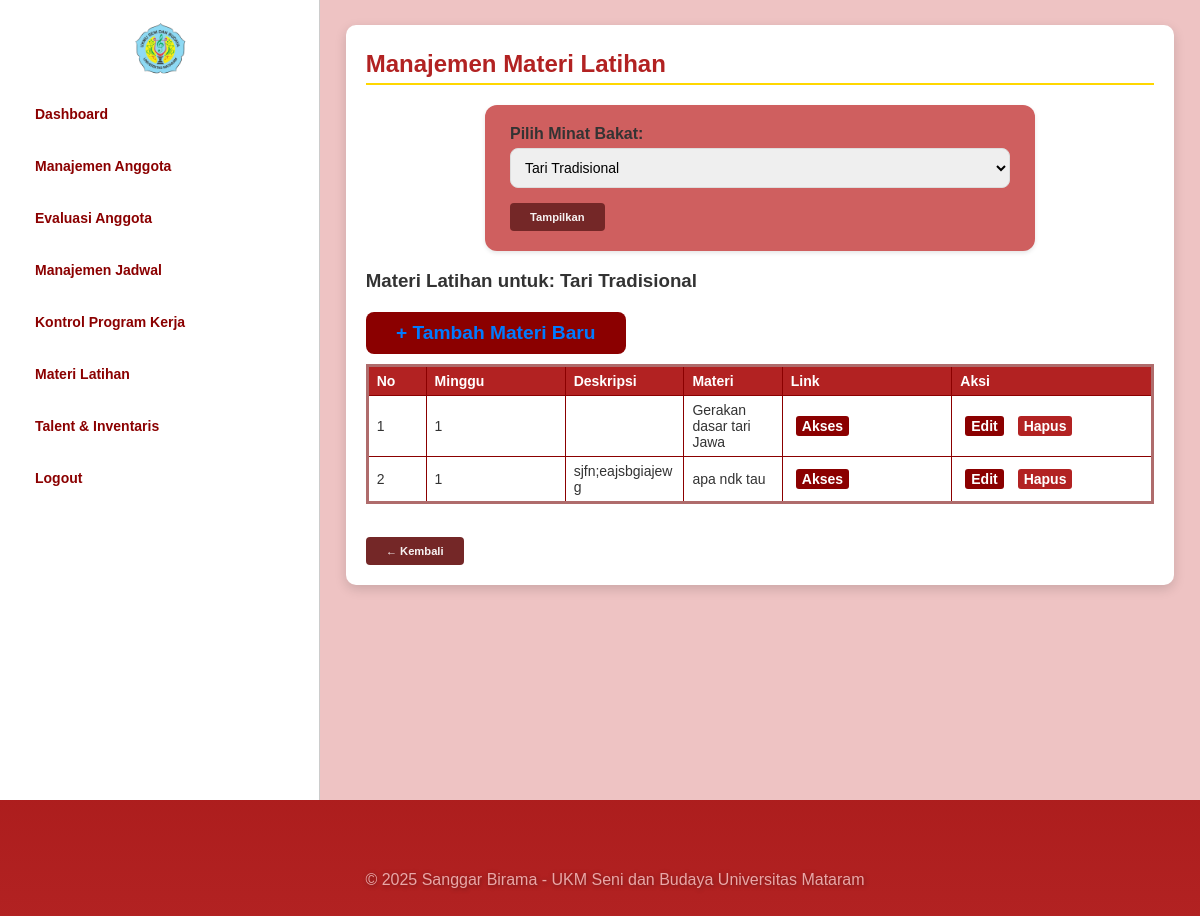
/app/controllers/pengurus/manajemen_materi.php?id_minat_bakat=1 (signed in), run on an earlier commit of the app's database.
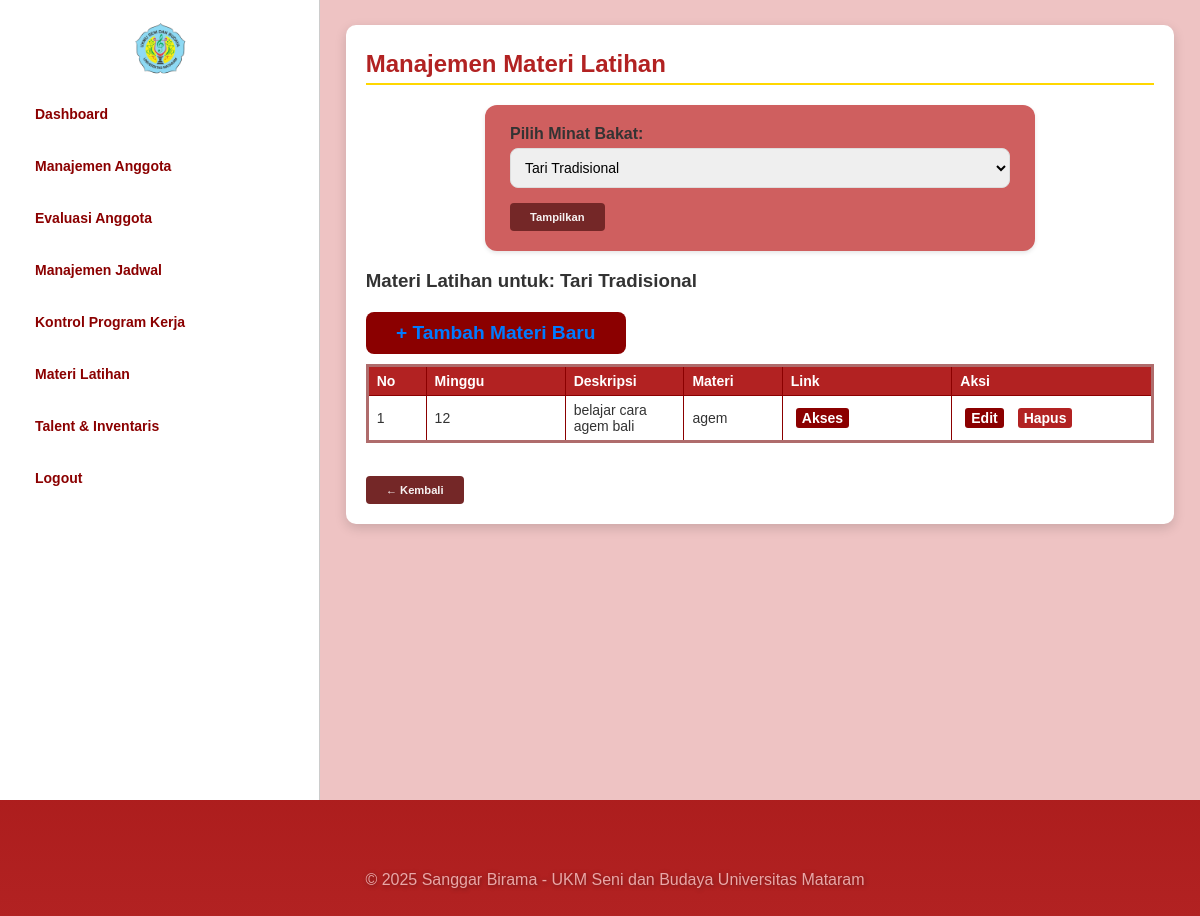
And on a later commit of the database.
### tables this page shows
CREATE TABLE `materi_latihan` (
  `id` int(11) NOT NULL,
  `bidang_minat` varchar(100) NOT NULL,
  `minggu` int(11) NOT NULL,
  `deskripsi` text DEFAULT NULL,
  `materi` text NOT NULL,
  `link_materi` varchar(255) DEFAULT NULL
);

### app/controllers/pengurus/manajemen_materi.php (called while the page is built, shortened)
<?php
require_once __DIR__ . '/../../config/config.php';
$minat_result = $mysqli->query("SELECT id_minat_bakat, nama_minat_bakat FROM minat_bakat");
$id_minat_bakat = isset($_GET['id_minat_bakat']) ? intval($_GET['id_minat_bakat']) : 0;
$bidang_minat = isset($_GET['bidang_minat']) ? $_GET['bidang_minat'] : '';
$nama_minat_bakat = '';
if ($id_minat_bakat) {
    $stmt = $mysqli->prepare("SELECT nama_minat_bakat FROM minat_bakat WHERE id_minat_bakat=?");
    $stmt->bind_param("i", $id_minat_bakat);
    $stmt->execute();
    $stmt->bind_result($nama_minat_bakat);
    if (!$bidang_minat) $bidang_minat = $nama_minat_bakat;
}
$materi_result = null;
if ($id_minat_bakat && $bidang_minat) {
    $stmt = $mysqli->prepare("SELECT id, bidang_minat, minggu, deskripsi, materi, link_materi FROM materi_latihan WHERE bidang_minat=?");
    $stmt->bind_param("s", $bidang_minat);
    $stmt->execute();
    $materi_result = $stmt->get_result();
}
include __DIR__ . '/../../views/pengurus/manajemen_materi.php';

### app/views/pengurus/manajemen_materi.php (the view, shortened to what this page needs)
<!DOCTYPE html>
<html lang="id">
<head>
  <link rel="stylesheet" href="/SI-BIRAMA/public/css/style.css">
</head>
<body>
  <div class="layout-wrapper">
    <div class="main-content">
      <div class="content">
        <h2>Manajemen Materi Latihan</h2>
        <form method="get" class="form-warna">
          <label for="id_minat_bakat"><b>Pilih Minat Bakat:</b></label>
          <select name="id_minat_bakat" id="id_minat_bakat" required>
            <?php
            $minat_result->data_seek(0);
            while ($minat = $minat_result->fetch_assoc()) {
              $selected = ($id_minat_bakat == $minat['id_minat_bakat']) ? 'selected' : '';
              echo '<option value="'.$minat['id_minat_bakat'].'" '.$selected.'>'.htmlspecialchars($minat['nama_minat_bakat']).'</option>';
            }
            ?>
          </select>
          <button type="submit" class="button">Tampilkan</button>
        </form>
        <?php if ($id_minat_bakat && $materi_result): ?>
          <h3>Materi Latihan untuk: <?= htmlspecialchars($nama_minat_bakat) ?></h3>
          <a href="tambah_materi.php?id_minat_bakat=<?= urlencode($id_minat_bakat) ?>&bidang_minat=<?= urlencode($bidang_minat) ?>" class="button">+ Tambah Materi Baru</a>
          <table class="custom-table" style="margin-top:10px;">
            <tr>
              <th>No</th>
              <th>Minggu</th>
              <th>Deskripsi</th>
              <th>Materi</th>
              <th>Link</th>
              <th>Aksi</th>
            </tr>
            <?php $no = 1;
            while ($materi = $materi_result->fetch_assoc()): ?>
              <tr>
                <td><?= $no++ ?></td>
                <td><?= htmlspecialchars($materi["minggu"]) ?></td>
                <td><?= htmlspecialchars($materi["deskripsi"]) ?></td>
                <td><?= htmlspecialchars($materi["materi"]) ?></td>
                <td>
                  <?php if (!empty($materi["link_materi"])): ?>
                    <a href="<?= htmlspecialchars($materi["link_materi"]) ?>" target="_blank">Akses</a>
                  <?php else: ?>
                    <span style="color:red;">Tidak ada link</span>
                  <?php endif; ?>
                </td>
                <td>
                  <a href="edit_materi.php?id=<?= $materi["id"] ?>&id_minat_bakat=<?= urlencode($id_minat_bakat) ?>&bidang_minat=<?= urlencode($bidang_minat) ?>" class="link-button">Edit</a>
                  <a href="hapus_materi.php?id=<?= $materi["id"] ?>&id_minat_bakat=<?= urlencode($id_minat_bakat) ?>&bidang_minat=<?= urlencode($bidang_minat) ?>" class="link-button text-danger" onclick="return confirm('Yakin hapus materi ini?')">Hapus</a>
                </td>
              </tr>
            <?php endwhile; ?>
          </table>
        <?php elseif ($id_minat_bakat): ?>
          <p>Belum ada materi untuk minat bakat ini.
              <button type="button" class="button" onclick="window.location.href='tambah_materi.php?id_minat_bakat=<?= urlencode($id_minat_bakat) ?>&bidang_minat=<?= urlencode($bidang_minat) ?>'">Tambah Materi Baru</button>
          </p>
        <?php endif; ?>
        <br>
        <button type="button" onclick="window.location.href='beranda_pengurus.php'" class="button">← Kembali</button>
      </div>
    </div>
  </div>
  <?php include __DIR__ . '/../footer.php'; ?>
</body>
</html>

What changed in the data, as far as the page shows it:
removed materi_latihan: minggu "1", materi "Gerakan dasar tari Jawa"
removed materi_latihan: minggu "1", deskripsi "sjfn;eajsbgiajewg", materi "apa ndk tau"
added materi_latihan: minggu "12", deskripsi "belajar cara agem bali", materi "agem"
